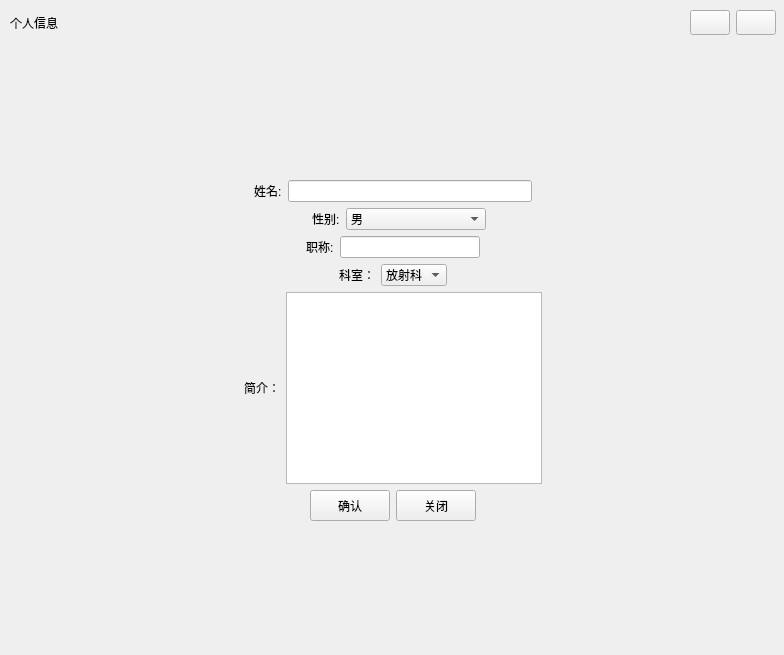
<?xml version="1.0" encoding="UTF-8"?>
<ui version="4.0">
 <class>information</class>
 <widget class="QWidget" name="information">
  <property name="geometry">
   <rect>
    <x>0</x>
    <y>0</y>
    <width>784</width>
    <height>655</height>
   </rect>
  </property>
  <property name="minimumSize">
   <size>
    <width>784</width>
    <height>655</height>
   </size>
  </property>
  <property name="windowTitle">
   <string>Form</string>
  </property>
  <widget class="QWidget" name="inf" native="true">
   <property name="geometry">
    <rect>
     <x>10</x>
     <y>10</y>
     <width>766</width>
     <height>649</height>
    </rect>
   </property>
   <property name="minimumSize">
    <size>
     <width>766</width>
     <height>637</height>
    </size>
   </property>
   <layout class="QVBoxLayout" name="verticalLayout">
    <item>
     <layout class="QHBoxLayout" name="horizontalLayout_4">
      <item>
       <widget class="QLabel" name="label_2">
        <property name="text">
         <string>个人信息</string>
        </property>
       </widget>
      </item>
      <item>
       <widget class="QPushButton" name="smallize">
        <property name="sizePolicy">
         <sizepolicy hsizetype="Fixed" vsizetype="Fixed">
          <horstretch>0</horstretch>
          <verstretch>0</verstretch>
         </sizepolicy>
        </property>
        <property name="minimumSize">
         <size>
          <width>25</width>
          <height>25</height>
         </size>
        </property>
        <property name="cursor">
         <cursorShape>PointingHandCursor</cursorShape>
        </property>
        <property name="text">
         <string/>
        </property>
        <property name="icon">
         <iconset resource="qss.qrc">
          <normaloff>:/icons/mini.png</normaloff>:/icons/mini.png</iconset>
        </property>
       </widget>
      </item>
      <item>
       <widget class="QPushButton" name="close">
        <property name="sizePolicy">
         <sizepolicy hsizetype="Fixed" vsizetype="Fixed">
          <horstretch>0</horstretch>
          <verstretch>0</verstretch>
         </sizepolicy>
        </property>
        <property name="minimumSize">
         <size>
          <width>25</width>
          <height>25</height>
         </size>
        </property>
        <property name="cursor">
         <cursorShape>PointingHandCursor</cursorShape>
        </property>
        <property name="text">
         <string/>
        </property>
        <property name="icon">
         <iconset resource="qss.qrc">
          <normaloff>:/icons/error.png</normaloff>:/icons/error.png</iconset>
        </property>
       </widget>
      </item>
     </layout>
    </item>
    <item>
     <spacer name="verticalSpacer">
      <property name="orientation">
       <enum>Qt::Vertical</enum>
      </property>
      <property name="sizeHint" stdset="0">
       <size>
        <width>20</width>
        <height>18</height>
       </size>
      </property>
     </spacer>
    </item>
    <item>
     <layout class="QHBoxLayout" name="horizontalLayout_7">
      <item>
       <spacer name="horizontalSpacer_8">
        <property name="orientation">
         <enum>Qt::Horizontal</enum>
        </property>
        <property name="sizeHint" stdset="0">
         <size>
          <width>40</width>
          <height>20</height>
         </size>
        </property>
       </spacer>
      </item>
      <item>
       <widget class="QLabel" name="NAME">
        <property name="text">
         <string>姓名:</string>
        </property>
       </widget>
      </item>
      <item>
       <widget class="QLineEdit" name="name"/>
      </item>
      <item>
       <spacer name="horizontalSpacer_7">
        <property name="orientation">
         <enum>Qt::Horizontal</enum>
        </property>
        <property name="sizeHint" stdset="0">
         <size>
          <width>40</width>
          <height>20</height>
         </size>
        </property>
       </spacer>
      </item>
     </layout>
    </item>
    <item>
     <layout class="QHBoxLayout" name="horizontalLayout_2" stretch="0,1,1,1">
      <item>
       <spacer name="horizontalSpacer_6">
        <property name="orientation">
         <enum>Qt::Horizontal</enum>
        </property>
        <property name="sizeHint" stdset="0">
         <size>
          <width>40</width>
          <height>20</height>
         </size>
        </property>
       </spacer>
      </item>
      <item alignment="Qt::AlignRight">
       <widget class="QLabel" name="GENDER">
        <property name="text">
         <string>性别:</string>
        </property>
       </widget>
      </item>
      <item>
       <widget class="QComboBox" name="gender">
        <property name="sizePolicy">
         <sizepolicy hsizetype="Expanding" vsizetype="Fixed">
          <horstretch>0</horstretch>
          <verstretch>0</verstretch>
         </sizepolicy>
        </property>
        <property name="maximumSize">
         <size>
          <width>140</width>
          <height>16777215</height>
         </size>
        </property>
        <property name="cursor">
         <cursorShape>PointingHandCursor</cursorShape>
        </property>
        <item>
         <property name="text">
          <string>男</string>
         </property>
        </item>
        <item>
         <property name="text">
          <string>女</string>
         </property>
        </item>
       </widget>
      </item>
      <item>
       <spacer name="horizontalSpacer">
        <property name="orientation">
         <enum>Qt::Horizontal</enum>
        </property>
        <property name="sizeHint" stdset="0">
         <size>
          <width>4</width>
          <height>20</height>
         </size>
        </property>
       </spacer>
      </item>
     </layout>
    </item>
    <item>
     <layout class="QHBoxLayout" name="horizontalLayout_5" stretch="0,0,0,0">
      <item>
       <spacer name="horizontalSpacer_2">
        <property name="orientation">
         <enum>Qt::Horizontal</enum>
        </property>
        <property name="sizeHint" stdset="0">
         <size>
          <width>40</width>
          <height>20</height>
         </size>
        </property>
       </spacer>
      </item>
      <item alignment="Qt::AlignRight">
       <widget class="QLabel" name="PHONE">
        <property name="text">
         <string>职称:</string>
        </property>
       </widget>
      </item>
      <item alignment="Qt::AlignLeft">
       <widget class="QLineEdit" name="zc">
        <property name="minimumSize">
         <size>
          <width>140</width>
          <height>0</height>
         </size>
        </property>
       </widget>
      </item>
      <item>
       <spacer name="horizontalSpacer_5">
        <property name="orientation">
         <enum>Qt::Horizontal</enum>
        </property>
        <property name="sizeHint" stdset="0">
         <size>
          <width>40</width>
          <height>20</height>
         </size>
        </property>
       </spacer>
      </item>
     </layout>
    </item>
    <item>
     <layout class="QHBoxLayout" name="horizontalLayout">
      <item>
       <spacer name="horizontalSpacer_3">
        <property name="orientation">
         <enum>Qt::Horizontal</enum>
        </property>
        <property name="sizeHint" stdset="0">
         <size>
          <width>40</width>
          <height>20</height>
         </size>
        </property>
       </spacer>
      </item>
      <item>
       <widget class="QLabel" name="label">
        <property name="layoutDirection">
         <enum>Qt::RightToLeft</enum>
        </property>
        <property name="text">
         <string>科室：</string>
        </property>
       </widget>
      </item>
      <item>
       <widget class="QComboBox" name="comboBox_office">
        <item>
         <property name="text">
          <string>放射科</string>
         </property>
        </item>
        <item>
         <property name="text">
          <string>外科</string>
         </property>
        </item>
        <item>
         <property name="text">
          <string>内科</string>
         </property>
        </item>
        <item>
         <property name="text">
          <string>耳鼻喉</string>
         </property>
        </item>
        <item>
         <property name="text">
          <string>儿科</string>
         </property>
        </item>
        <item>
         <property name="text">
          <string>急诊科</string>
         </property>
        </item>
       </widget>
      </item>
      <item>
       <spacer name="horizontalSpacer_4">
        <property name="orientation">
         <enum>Qt::Horizontal</enum>
        </property>
        <property name="sizeHint" stdset="0">
         <size>
          <width>40</width>
          <height>20</height>
         </size>
        </property>
       </spacer>
      </item>
     </layout>
    </item>
    <item>
     <layout class="QHBoxLayout" name="horizontalLayout_3">
      <item>
       <spacer name="horizontalSpacer_9">
        <property name="orientation">
         <enum>Qt::Horizontal</enum>
        </property>
        <property name="sizeHint" stdset="0">
         <size>
          <width>40</width>
          <height>20</height>
         </size>
        </property>
       </spacer>
      </item>
      <item>
       <widget class="QLabel" name="label_3">
        <property name="text">
         <string>简介：</string>
        </property>
       </widget>
      </item>
      <item>
       <widget class="QTextEdit" name="describe"/>
      </item>
      <item>
       <spacer name="horizontalSpacer_10">
        <property name="orientation">
         <enum>Qt::Horizontal</enum>
        </property>
        <property name="sizeHint" stdset="0">
         <size>
          <width>40</width>
          <height>20</height>
         </size>
        </property>
       </spacer>
      </item>
     </layout>
    </item>
    <item>
     <layout class="QHBoxLayout" name="horizontalLayout_10">
      <item alignment="Qt::AlignRight">
       <widget class="QPushButton" name="confirm">
        <property name="minimumSize">
         <size>
          <width>80</width>
          <height>31</height>
         </size>
        </property>
        <property name="text">
         <string>确认</string>
        </property>
       </widget>
      </item>
      <item alignment="Qt::AlignLeft">
       <widget class="QPushButton" name="close_btn">
        <property name="minimumSize">
         <size>
          <width>80</width>
          <height>31</height>
         </size>
        </property>
        <property name="text">
         <string>关闭</string>
        </property>
       </widget>
      </item>
     </layout>
    </item>
    <item>
     <spacer name="verticalSpacer_2">
      <property name="orientation">
       <enum>Qt::Vertical</enum>
      </property>
      <property name="sizeHint" stdset="0">
       <size>
        <width>743</width>
        <height>107</height>
       </size>
      </property>
     </spacer>
    </item>
   </layout>
  </widget>
 </widget>
 <resources>
  <include location="qss.qrc"/>
 </resources>
 <connections/>
</ui>
